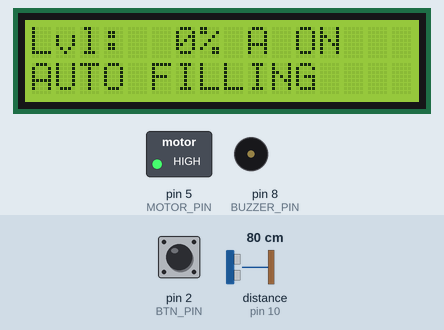
Simulated run of this sketch. Board: Arduino Uno, built with avr-gcc and run on an emulated ATmega328P. On the bench: 16×2 character LCD, switched loads named in the sketch (green lamp = pin HIGH), buzzer (waves = sounding). Wiring (inferred from the names in the program): ultrasonic range finder: trigger pin 9; echo pin 10. The test bench sets the inputs (shaded band); at power-on: pin 2 (BTN_PIN) HIGH, distance to the obstacle (sensor on pin 10) 80 cm. The echo pulse lasts 58.3 µs per cm; pins used as bus, display or sensor lines are not drawn.

Above: at 2.1 s.
2.2 s: pin 2 (BTN_PIN) pulled LOW for 0.25 s
At 3.3 s:
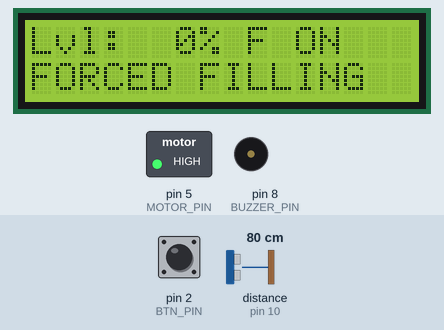
4.2 s: distance to the obstacle (sensor on pin 10) set to 26 cm
At 4.8 s:
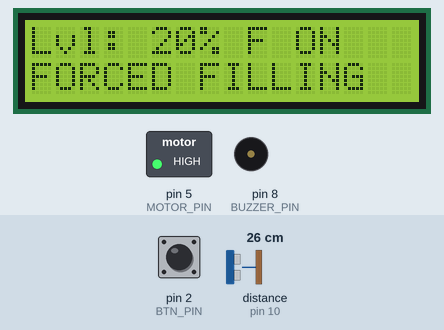
5.8 s: distance to the obstacle (sensor on pin 10) set to 22 cm
At 6.4 s:
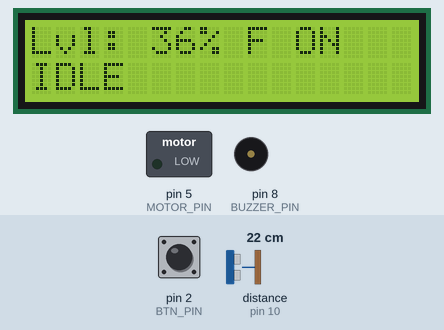
7.3 s: pin 2 (BTN_PIN) pulled LOW for 1 s
At 9.1 s:
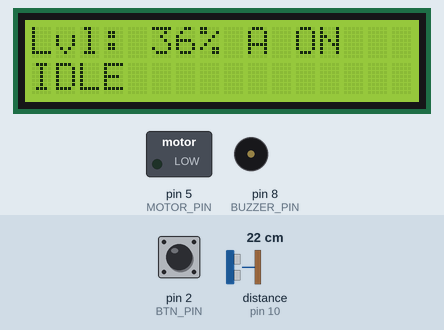
9.8 s: pin 2 (BTN_PIN) pulled LOW for 0.25 s
At 9.95 s:
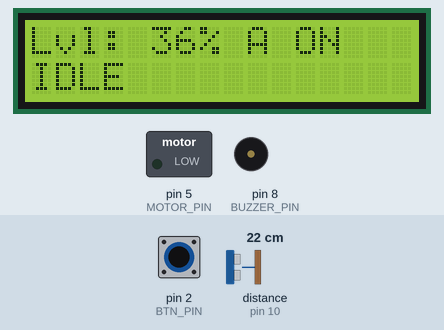
11.5 s: pin 2 (BTN_PIN) pulled LOW for 3.2 s
At 30.8 s:
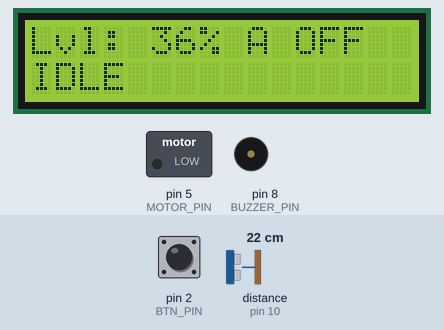
Timing chart, 0 to 31.6 s (numbered marks = the images above; inputs shaded):
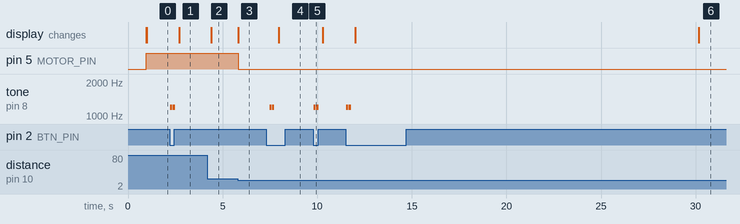

Measured:
- the behaviour switches between 24 and 23 cm on distance to the obstacle (sensor on pin 10) (found by bisection; images 2 and 3)
- after the input at 2.2 s, tone on pin 8 (BUZZER_PIN): alternates 1200 Hz for 0.12 s and silent for 0.02 s, 4 changes in all, then stays silent, starting at once; the display: changes after 0.52 s (image 1)
- after the input at 4.2 s, the display: changes after 0.19 s (image 2)
- after the input at 5.8 s, pin 5 (MOTOR_PIN): HIGH → LOW at once; the display: changes at once (image 3)
- after the input at 7.3 s, tone on pin 8 (BUZZER_PIN): alternates 1200 Hz for 0.12 s and silent for 0.02 s, 4 changes in all, then stays silent, starting after 0.18 s; the display: changes after 0.66 s (image 4)
- after the input at 9.8 s, tone on pin 8 (BUZZER_PIN): alternates 1200 Hz for 0.12 s and silent for 0.02 s, 4 changes in all, then stays silent, starting at once
- after the input at 11.5 s, tone on pin 8 (BUZZER_PIN): alternates 1200 Hz for 0.12 s and silent for 0.02 s, 4 changes in all, then stays silent, starting at once; the display: first changes after 0.52 s (image 6 shows a later state)

The sketch:

SmartTankSystem.ino
```cpp
#include <LiquidCrystal.h>

LiquidCrystal lcd(13, 11, 7, 6, 4, 3);

const int TRIG_PIN   = 9;
const int ECHO_PIN   = 10;
const int MOTOR_PIN  = 5;
const int BUZZER_PIN = 8;
const int BTN_PIN    = 2;

const unsigned long CYCLE_MS = 120000;
const unsigned long ALLOW_MS = 30000;

const float DIST_FULL  = 5.0;
const float DIST_EMPTY = 30.0;

const int LOW_LEVEL  = 30;
const int HIGH_LEVEL = 90;

unsigned long lastCheck = 0;
int lastLevel = 0;
int failCount = 0;

bool forcedMode = false;
bool lastBtn = HIGH;

enum State { IDLE, WAITING, AUTO_FILL, FORCED_FILL, SAFETY_STOP };
State state = IDLE;

long readDistanceCM() {
  digitalWrite(TRIG_PIN, LOW);
  delayMicroseconds(2);
  digitalWrite(TRIG_PIN, HIGH);
  delayMicroseconds(10);
  digitalWrite(TRIG_PIN, LOW);

  long duration = pulseIn(ECHO_PIN, HIGH, 30000);
  if (duration == 0) return -1;
  return (long)(duration * 0.034 / 2);
}

int levelPercent(long d) {
  if (d < 0) return -1;
  if (d < DIST_FULL)  d = (long)DIST_FULL;
  if (d > DIST_EMPTY) d = (long)DIST_EMPTY;

  float pct = (DIST_EMPTY - d) * 100.0 / (DIST_EMPTY - DIST_FULL);
  if (pct < 0) pct = 0;
  if (pct > 100) pct = 100;
  return (int)(pct + 0.5);
}

bool allowedNow() {
  return (millis() % CYCLE_MS) < ALLOW_MS;
}

void pumpOn()  { digitalWrite(MOTOR_PIN, HIGH); }
void pumpOff() { digitalWrite(MOTOR_PIN, LOW);  }

void beepShort() {
  tone(BUZZER_PIN, 1200, 120);
  delay(140);
}

void showLCD(int lvl, bool allowed) {
  lcd.setCursor(0, 0);
  lcd.print("Lvl:");
  if (lvl < 0) lcd.print("--");
  else {
    if (lvl < 100) lcd.print(" ");
    if (lvl < 10)  lcd.print(" ");
    lcd.print(lvl);
  }
  lcd.print("% ");
  lcd.print(forcedMode ? "F" : "A");
  lcd.print(allowed ? " ON " : " OFF");

  lcd.setCursor(0, 1);
  switch (state) {
    case IDLE:        lcd.print("IDLE            "); break;
    case WAITING:     lcd.print("WAIT SCHEDULE   "); break;
    case AUTO_FILL:   lcd.print("AUTO FILLING    "); break;
    case FORCED_FILL: lcd.print("FORCED FILLING  "); break;
    case SAFETY_STOP: lcd.print("SAFETY STOP!    "); break;
  }
}

void setup() {
  pinMode(TRIG_PIN, OUTPUT);
  pinMode(ECHO_PIN, INPUT);
  pinMode(MOTOR_PIN, OUTPUT);
  pinMode(BUZZER_PIN, OUTPUT);
  pinMode(BTN_PIN, INPUT_PULLUP);

  pumpOff();
  noTone(BUZZER_PIN);

  lcd.begin(16, 2);
  lcd.setCursor(0, 0);
  lcd.print("Smart Tank Sys");
  lcd.setCursor(0, 1);
  lcd.print("Starting...");
  delay(900);
  lcd.clear();
}

void loop() {
  bool btn = digitalRead(BTN_PIN);
  if (lastBtn == HIGH && btn == LOW) {
    forcedMode = !forcedMode;
    beepShort();
    beepShort();
    delay(200);
  }
  lastBtn = btn;

  long dist = readDistanceCM();
  int lvl = levelPercent(dist);
  bool allowed = allowedNow();

  bool needsFill = (lvl >= 0 && lvl < LOW_LEVEL);
  bool isFull    = (lvl >= HIGH_LEVEL);

  if (state == SAFETY_STOP) {
    pumpOff();
    tone(BUZZER_PIN, 1700, 250);
    showLCD(lvl, allowed);
    delay(250);
    return;
  }

  if (isFull) {
    pumpOff();
    state = IDLE;
  } else if (forcedMode && needsFill) {
    pumpOn();
    if (state != FORCED_FILL) {
      state = FORCED_FILL;
      lastLevel = lvl;
      lastCheck = millis();
      failCount = 0;
    }
  } else if (!forcedMode && needsFill && allowed) {
    pumpOn();
    if (state != AUTO_FILL) {
      state = AUTO_FILL;
      lastLevel = lvl;
      lastCheck = millis();
      failCount = 0;
    }
  } else if (needsFill && !forcedMode && !allowed) {
    pumpOff();
    state = WAITING;
  } else {
    pumpOff();
    state = IDLE;
  }

  bool pumpRunning = (state == AUTO_FILL || state == FORCED_FILL);
  if (pumpRunning) {
    if (millis() - lastCheck > 8000) {
      if (lvl <= lastLevel) failCount++;
      else failCount = 0;

      lastLevel = lvl;
      lastCheck = millis();

      if (failCount >= 2) {
        state = SAFETY_STOP;
        pumpOff();
      }
    }
  } else {
    failCount = 0;
    lastLevel = lvl;
    lastCheck = millis();
  }

  showLCD(lvl, allowed);
  delay(200);
}
```
